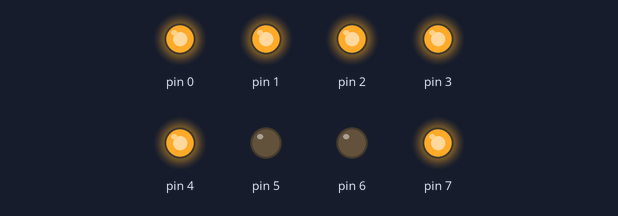
A sketch run on a simulated Arduino Uno, built with avr-gcc and run on an emulated ATmega328P. Shown: output pins drawn as LEDs (lit = HIGH).

Above: at 0.5 s.
At 1.5 s:
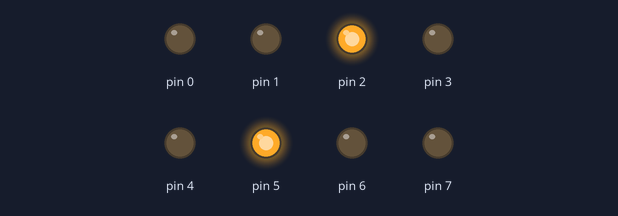
At 2.5 s:
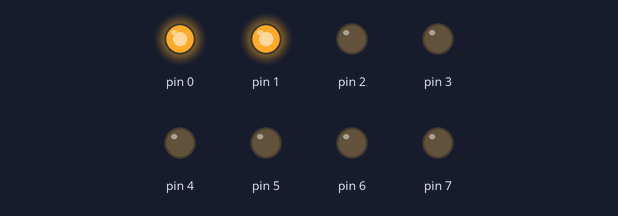
At 3.5 s:
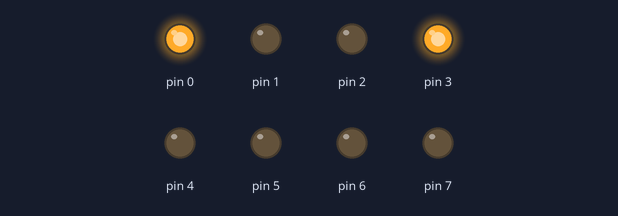
At 5.5 s:
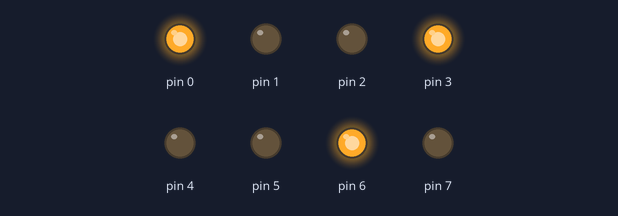
Timing chart, 0 to 7.8 s (numbered marks = the images above):
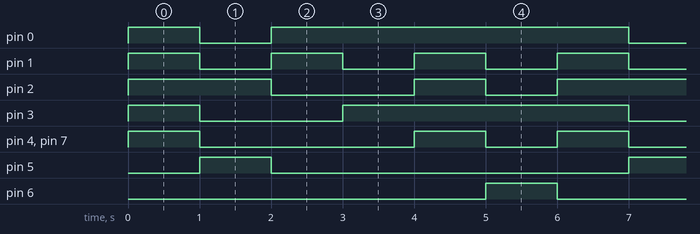

The sketch:

BCD.ino
```cpp
#include <avr/io.h>
#include <util/delay.h>


int main(void)
{
  DDRD =0xFF;// Configure port D as output

while(1)
    {
          PORTD =0b10011111;// Display Number 1
          _delay_ms(1000);// Wait for 1s
          PORTD =0b00100100;// Display Number 2
          _delay_ms(1000);// Wait for 1s
          PORTD =0b00000011;// Display Number 0
          _delay_ms(1000);// Wait for 1s
          PORTD =0b00001001;// Display Number 9
          _delay_ms(1000);// Wait for 1s
          PORTD =0b10011111;// Display Number 1
          _delay_ms(1000);// Wait for 1s
          PORTD =0b01001001;// Display Number 5
          _delay_ms(1000);// Wait for 1s
    }
  return 0;
}
```

Measured:
- by itself, pin 0: repeats every 6.0 s: LOW 1.0 s, HIGH 5.0 s
- by itself, pin 1: alternates HIGH for 1.0 s and LOW for 1.0 s
- by itself, pin 2: repeats every 6.0 s: LOW 2.0 s, HIGH 1.0 s, LOW 1.0 s, HIGH 2.0 s
- by itself, pin 3: repeats every 6.0 s: LOW 2.0 s, HIGH 4.0 s
- by itself, pin 4, pin 7: repeats every 6.0 s: LOW 3.0 s, HIGH 1.0 s, LOW 1.0 s, HIGH 1.0 s
- by itself, pin 5, pin 6: alternates HIGH for 1.0 s and LOW for 5.0 s
